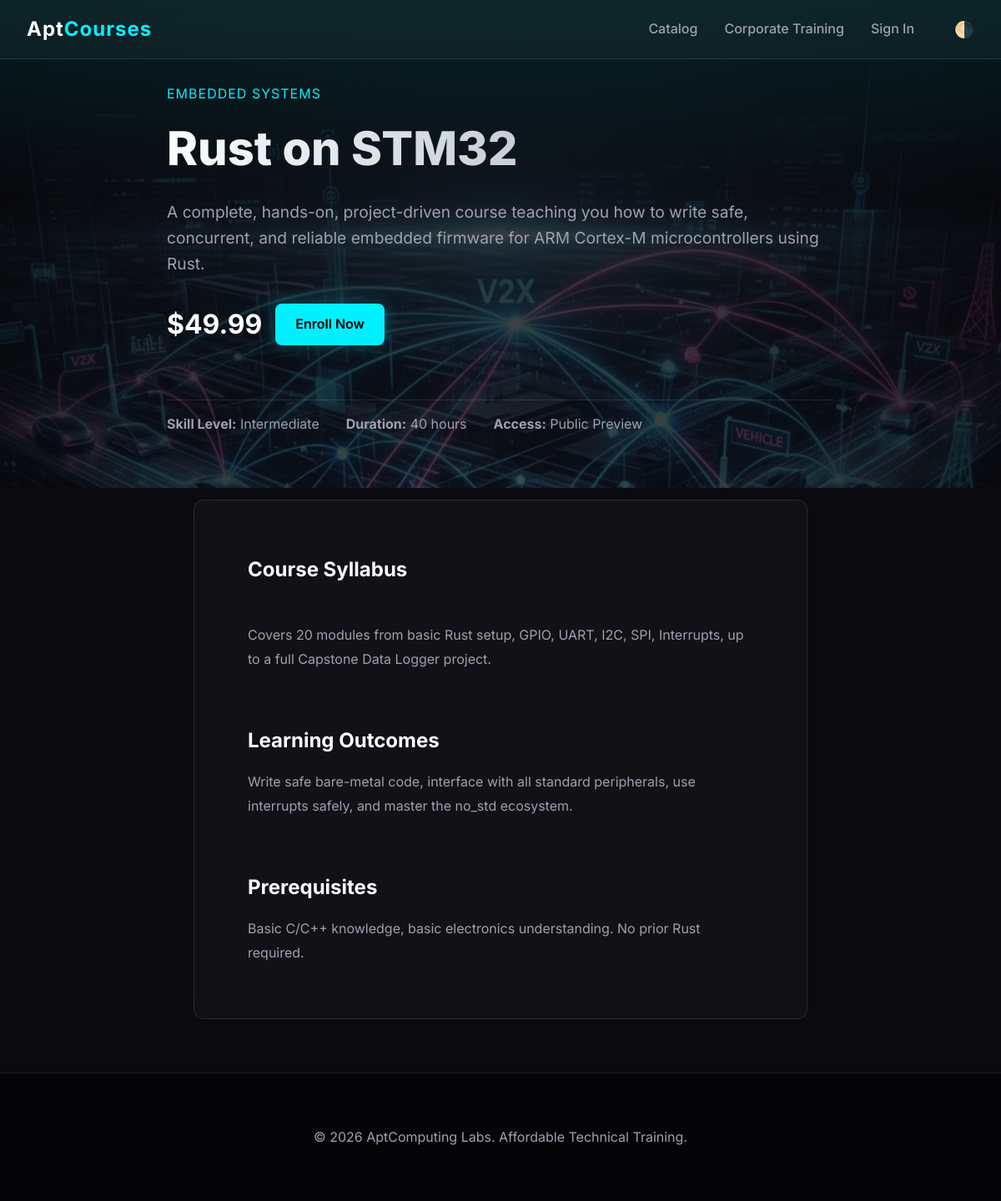
Screenshot of /course/2/ with the database file from the repository.
### courses/models.py (models this page shows, shortened)
class Course(models.Model):
    STATUS_CHOICES = (
        ('draft', 'Draft'),
        ('published', 'Published'),
        ('upcoming', 'Upcoming'),
    )
    PERMISSION_CHOICES = (
        ('public', 'Public Preview'),
        ('registered', 'Registered User Only'),
        ('paid', 'Paid User'),
        ('company', 'Company User'),
    )
    title = models.CharField(max_length=255)
    category = models.ForeignKey(Category, on_delete=models.SET_NULL, null=True)
    skill_level = models.CharField(max_length=50, choices=(('Beginner', 'Beginner'), ('Intermediate', 'Intermediate'), ('Advanced', 'Advanced')))
    duration = models.CharField(max_length=50) # e.g., '10 hours'
    price = models.DecimalField(max_digits=10, decimal_places=2, default=0.00)
    instructor = models.ForeignKey(User, on_delete=models.SET_NULL, null=True, limit_choices_to={'profile__role': 'instructor'})
    tags = models.CharField(max_length=255, blank=True)
    permission_type = models.CharField(max_length=20, choices=PERMISSION_CHOICES, default='public')
    overview = models.TextField()
    syllabus = models.TextField()
    outcomes = models.TextField()
    prerequisites = models.TextField(blank=True)
    status = models.CharField(max_length=20, choices=STATUS_CHOICES, default='draft')
    created_at = models.DateTimeField(auto_now_add=True)
    updated_at = models.DateTimeField(auto_now=True)

class Category(models.Model):
    name = models.CharField(max_length=100)
    slug = models.SlugField(unique=True)

### courses/views.py (the view)
# urls.py: path('course/<int:course_id>/', course_detail, name='course_detail'),
def course_detail(request, course_id):
    course = get_object_or_404(Course, id=course_id)
    return render(request, 'courses/course_detail.html', {'course': course})

### templates/courses/course_detail.html (shortened to what this page needs)
{% extends 'base.html' %}
{% load static %}
{% block content %}
<section class="hero" style="min-height: 60vh; padding-top: 100px;">
    <div style="max-width: 800px; text-align: left; align-self: flex-start; margin: 0 auto; width: 100%;">
        <div class="course-category" style="margin-bottom: var(--spacing-sm); font-size: 1rem;">
            {{ course.category.name|default:"Uncategorized" }}
        </div>
        <h1 style="text-align: left; font-size: 3.5rem; margin-bottom: var(--spacing-md);">{{ course.title }}</h1>
        <p style="text-align: left; max-width: 100%; font-size: 1.2rem;">{{ course.overview }}</p>
        <div style="display: flex; gap: var(--spacing-md); margin-top: var(--spacing-lg); align-items: center;">
            <span class="course-price" style="font-size: 2rem;">${{ course.price }}</span>
            <a href="{% url 'course_learn' course.id %}" class="btn btn-primary">Enroll Now</a>
        </div>
        <div style="display: flex; gap: var(--spacing-lg); margin-top: var(--spacing-xl); color: var(--text-secondary); border-top: 1px solid rgba(255,255,255,0.1); padding-top: var(--spacing-md);">
            <div><strong>Skill Level:</strong> {{ course.skill_level }}</div>
            <div><strong>Duration:</strong> {{ course.duration }}</div>
            <div><strong>Access:</strong> {{ course.get_permission_type_display }}</div>
        </div>
    </div>
</section>
<section class="section" style="max-width: 800px; margin: 0 auto;">
    <div class="glass-panel" style="padding: var(--spacing-xl); margin-top: -50px; position: relative; z-index: 10;">
        <h2 style="margin-bottom: var(--spacing-md);">Course Syllabus</h2>
        <div style="white-space: pre-line; color: var(--text-secondary); margin-bottom: var(--spacing-xl); line-height: 1.8;">
            {{ course.syllabus }}
        </div>
        <h2 style="margin-bottom: var(--spacing-md);">Learning Outcomes</h2>
        <div style="color: var(--text-secondary); margin-bottom: var(--spacing-xl); line-height: 1.8;">
            {{ course.outcomes }}
        </div>
        {% if course.prerequisites %}
        <h2 style="margin-bottom: var(--spacing-md);">Prerequisites</h2>
        <div style="color: var(--text-secondary); line-height: 1.8;">
            {{ course.prerequisites }}
        </div>
        {% endif %}
    </div>
</section>
{% endblock %}

### templates/base.html (shortened to what this page needs)
{% load static %}
<!DOCTYPE html>
<html lang="en">
<head>
    <link rel="stylesheet" href="{% static 'css/style.css' %}">
    <link href="https://cdnjs.cloudflare.com/ajax/libs/prism/1.29.0/themes/prism-tomorrow.min.css" rel="stylesheet" />
</head>
<body>
    <nav class="navbar glass-panel">
        <a href="{% url 'user_dashboard' %}" class="nav-brand" style="text-decoration: none; color: inherit;">
            Apt<span>Courses</span>
        </a>
        <div class="nav-links" style="display: flex; align-items: center;">
            <a href="#">Catalog</a>
            <a href="#">Corporate Training</a>
            <a href="#">Sign In</a>
            <button id="theme-toggle" style="background: none; border: none; cursor: pointer; font-size: 1.2rem; margin-left: 1rem;" title="Toggle Dark/Light Mode">
                🌗
            </button>
        </div>
    </nav>
    <main>
        {% block content %}
        {% endblock %}
    </main>
    <footer class="footer">
        <p>&copy; 2026 AptComputing Labs. Affordable Technical Training.</p>
    </footer>
</body>
</html>

### static/css/style.css (style rules this page uses)
:root { --primary-color: #00f0ff; --primary-hover: #00d4ff; --secondary-color: #ff007f; --bg-dark: #0a0a0f; --bg-darker: #050508; --bg-card: rgba(255, 255, 255, 0.03); --text-primary: #ffffff; --text-secondary: #a0a0b0; --spacing-sm: 0.5rem; --spacing-md: 1rem; --spacing-lg: 2rem; --spacing-xl: 4rem; --glass-blur: blur(12px); --glass-border: 1px solid rgba(255, 255, 255, 0.1); --glow: 0 0 20px rgba(0, 240, 255, 0.3); --font-main: 'Inter', system-ui, sans-serif; --font-mono: 'Fira Code', monospace; }
* { margin: 0; padding: 0; box-sizing: border-box; }
body { font-family: var(--font-main); background-color: var(--bg-dark); color: var(--text-primary); line-height: 1.6; overflow-x: hidden; }
a { text-decoration: none; color: inherit; }
.glass-panel { background: var(--bg-card); backdrop-filter: var(--glass-blur); -webkit-backdrop-filter: var(--glass-blur); border: var(--glass-border); border-radius: 12px; }
.navbar { display: flex; justify-content: space-between; align-items: center; padding: var(--spacing-md) var(--spacing-lg); position: fixed; top: 0; width: 100%; z-index: 100; transition: all 0.3s ease; }
.navbar.glass-panel { border-radius: 0; border-left: none; border-right: none; border-top: none; }
.nav-brand { font-size: 1.5rem; font-weight: 700; color: var(--text-primary); letter-spacing: 1px; }
.nav-brand span { color: var(--primary-color); }
.nav-links { display: flex; gap: var(--spacing-lg); }
.nav-links a { font-size: 1rem; font-weight: 500; color: var(--text-secondary); transition: color 0.3s ease; }
.btn { padding: 0.75rem 1.5rem; border-radius: 8px; font-weight: 600; cursor: pointer; transition: all 0.3s ease; border: none; display: inline-block; }
.btn-primary { background: var(--primary-color); color: #000; box-shadow: var(--glow); }
.hero { min-height: 100vh; display: flex; flex-direction: column; justify-content: center; align-items: center; text-align: center; padding: var(--spacing-xl) var(--spacing-lg); position: relative; background: radial-gradient(circle at center, rgba(10,10,15,0.7) 0%, rgba(5,5,8,0.9) 100%), url('../images/hero_bg.png'); background-size: cover; background-position: center; background-attachment: fixed; }
.hero::before { content: ''; position: absolute; top: 0; left: 0; width: 100%; height: 100%; background: linear-gradient(180deg, rgba(0,240,255,0.1) 0%, transparent 40%); pointer-events: none; }
.hero h1 { font-size: 4rem; font-weight: 800; margin-bottom: var(--spacing-md); background: linear-gradient(90deg, #fff, var(--text-secondary)); -webkit-background-clip: text; -webkit-text-fill-color: transparent; }
.hero p { font-size: 1.25rem; color: var(--text-secondary); max-width: 600px; margin-bottom: var(--spacing-lg); }
.section { padding: var(--spacing-xl) var(--spacing-lg); }
.course-category { font-size: 0.8rem; text-transform: uppercase; letter-spacing: 1px; color: var(--primary-color); margin-bottom: var(--spacing-sm); }
.course-price { font-weight: 700; font-size: 1.1rem; }
.footer { padding: var(--spacing-xl) var(--spacing-lg); background: var(--bg-darker); border-top: var(--glass-border); text-align: center; color: var(--text-secondary); }

### rows the page displays
Course: category.name "EMBEDDED SYSTEMS", title "Rust on STM32", overview "A complete, hands-on, project-driven course teaching you how to write safe, concurrent, and reliable embedded firmware for ARM Cortex-M microcontrollers using Rust.", price "49.99", skill_level "Intermediate", duration "40 hours", permission_type "Public Preview", syllabus "Covers 20 modules from basic Rust setup, GPIO, UART, I2C, SPI, Interrupts, up to a full Capstone Data Logger project.", outcomes "Write safe bare-metal code, interface with all standard peripherals, use interrupts safely, and master the no_std ecosystem.", prerequisites "Basic C/C++ knowledge, basic electronics understanding. No prior Rust required."
